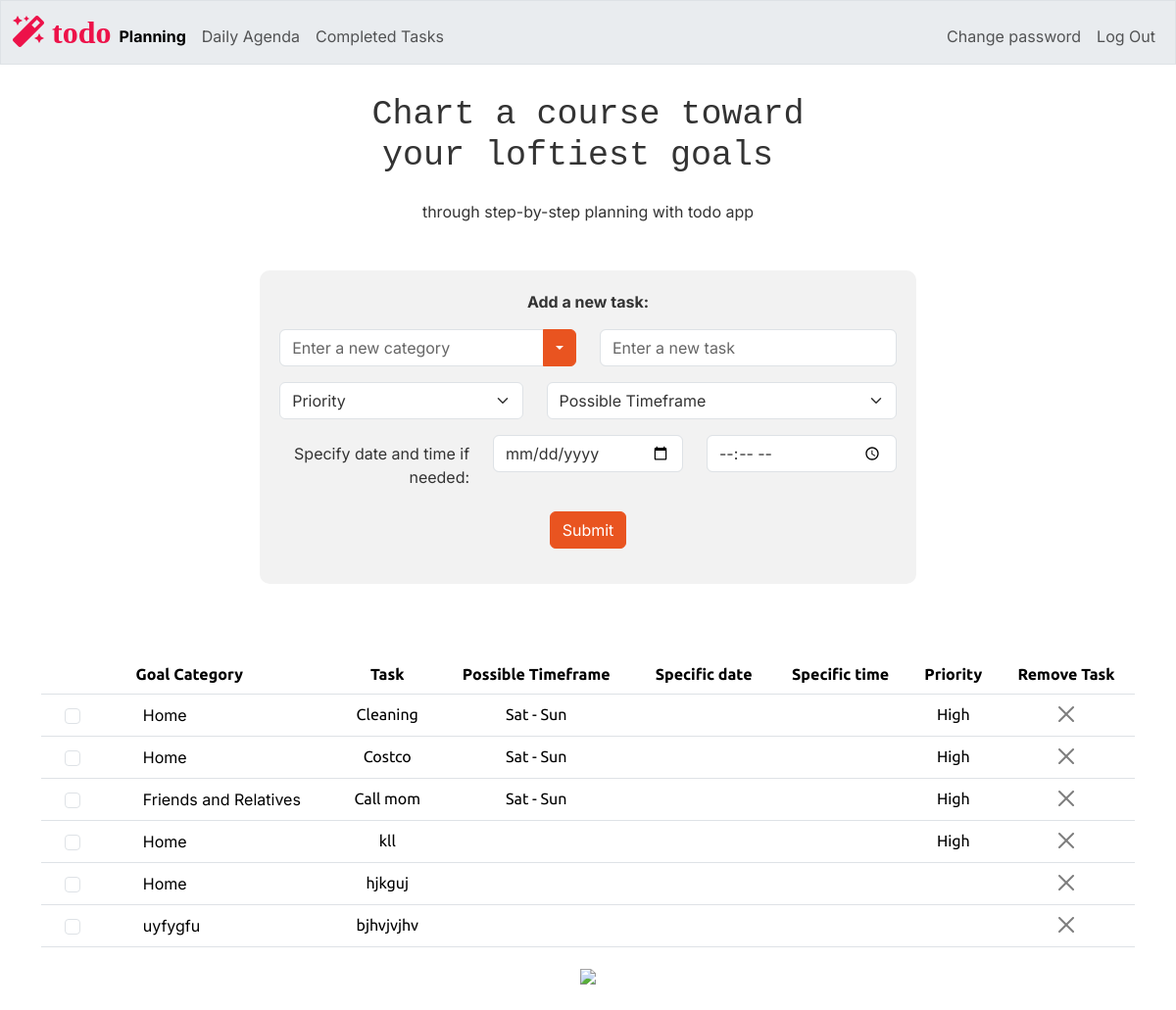
Before: / (signed in) with the older database file.
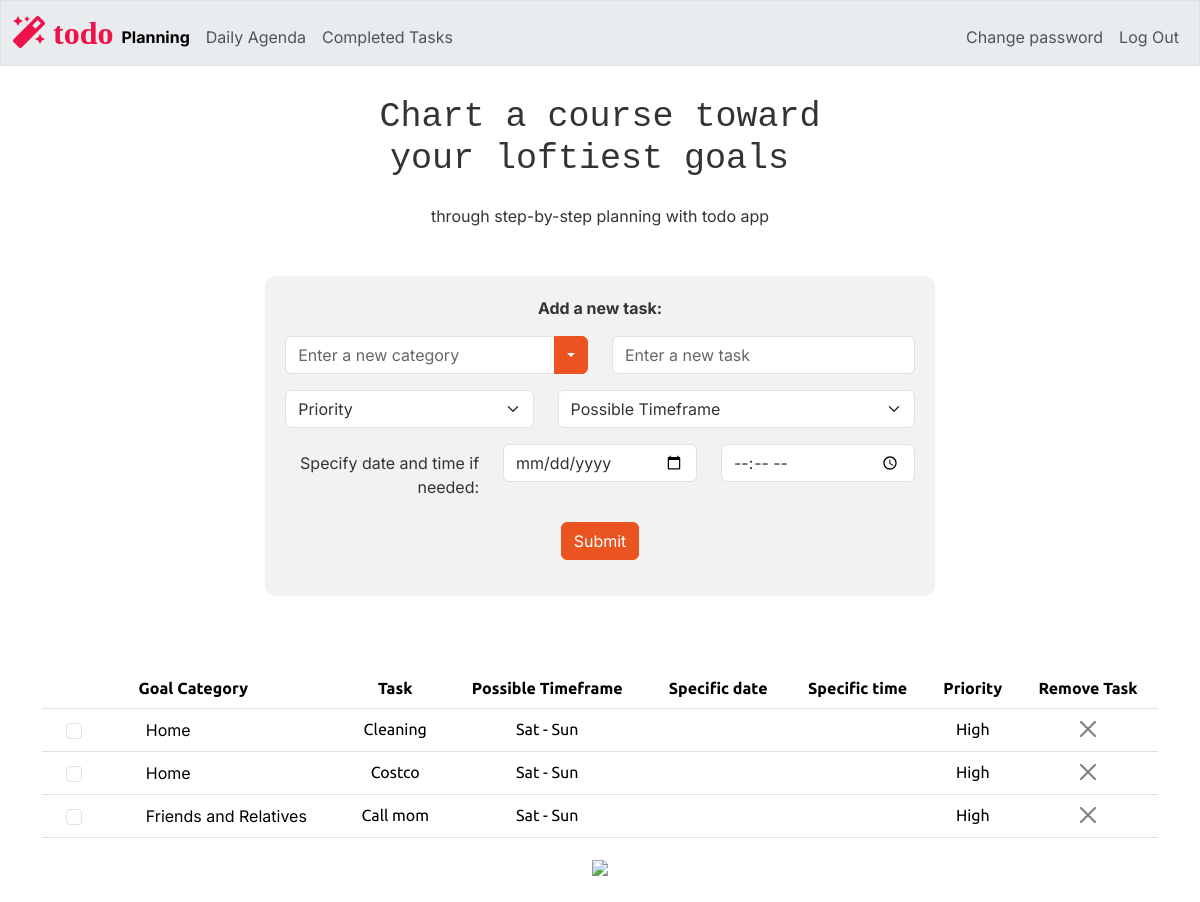
After: the same page with the newer database file.
### tables this page shows
CREATE TABLE tasks (
    id INTEGER PRIMARY KEY AUTOINCREMENT NOT NULL,
    users_id INTEGER NOT NULL,
    category TEXT NOT NULL,
    task TEXT NOT NULL,
    timeframe TEXT,
    priority TEXT,
    completion INTEGER DEFAULT 0,
    date DATE,
    time TIME,
    FOREIGN KEY (users_id) REFERENCES users(id)
);

### app.py (the view)
@app.route("/", methods=["GET", "POST"])
@login_required
def index():
    users_id = session["user_id"]
    tasks = db.execute("SELECT * FROM tasks WHERE users_id =? AND completion = 0", users_id)
    welcome_message_h1 = "Chart a course toward\n your loftiest goals "
    welcome_message_p = "through step-by-step planning with todo app"
    return render_template("index.html", tasks=tasks, welcome_message_h1 = welcome_message_h1, welcome_message_p = welcome_message_p, current_page="planning")

### app.py (called while the page is built)
@app.after_request
def after_request(response):
    response.headers["Cache-Control"] = "no-cache, no-store, must-revalidate"
    response.headers["Expires"] = 0
    response.headers["Pragma"] = "no-cache"
    return response

### helpers.py (called while the page is built)
def login_required(f):
    @wraps(f)
    def decorated_function(*args, **kwargs):
        if session.get("user_id") is None:
            return redirect("/login")
        return f(*args, **kwargs)
    return decorated_function

### templates/index.html (shortened to what this page needs)
{% extends "layout.html" %}
{% block main %}
    <table class="table">
        <thead>
            <tr>
                <th> Goal Category</th>
                <th> Task </th>
                <th> Possible Timeframe </th>
                <th> Specific date </th>
                <th> Specific time </th>
                <th> Priority </th>
                <th> Remove Task </th>
            </tr>
        </thead>
        <tbody>
            {% for task in tasks %}
                <tr id="todo_row_{{ task.id }}" >
                    <td class="align-middle ">
                        <div class="d-flex align-items-center " >
                            <div class=" col-sm-2 d-flex justify-content-center align-items-center form-check" >
                                <input class="form-check-input completion-checkbox"
                                        type="checkbox"
                                        id="completion_{{ task.id }}"
                                        name="task_completion"
                                        data-task-id="{{ task.id }}"
                                        data-completion="{{ task.completion}}"
                                        onchange="updateTaskStatus(this)">
                            </div>
                            <label class="form-check-label ms-5" for="completion_{{ task.id }}">
                                {{ task.category }}
                            </label>
                        </div>
                    </td>
                    <td>{{ task.task }}</td>
                    <td>{{ task.timeframe if (task.date is none or task.date =='') and task.timeframe is not none else '' }}</td>
                    <td>{{ task.date or '' }}</td>
                    <td>{{ task.time or '' }}</td>
                    <td>{{ task.priority or '' }}</td>
                    <td>
                        <button class="btn-close" data-bs-toggle="modal" data-bs-target="#deleteConfirmationModal_{{ task.id }}"></button>
                    </td>
                </tr>
            {% endfor %}
        </tbody>
    </table>
    <img src="/static/planning2.png" class="wide-image">
{% endblock %}

### templates/layout.html (shortened to what this page needs)
<!DOCTYPE html>
<html lang="en">
    <head>
        <link href="/static/bootstrap.min.css" rel="stylesheet">
        <link href="/static/styles.css" rel="stylesheet">
        <link rel="stylesheet" href="https://cdnjs.cloudflare.com/ajax/libs/font-awesome/5.15.3/css/all.min.css">
    </head>
    <body>
        <nav class="bg-light border navbar navbar-expand-md navbar-light fixed-top">
            <div class="container-fluid">
                <a class="site-logo" href="/"><span>
                    <i class="fas fa-magic" style="color: #ed1249;"> todo</i></span></a>
                <div class="collapse navbar-collapse" id="navbar">
                    {% if session["user_id"] %}
                        <ul class="navbar-nav me-auto mt-2">
                            <li class="nav-item"><a class="nav-link {% if current_page == 'planning' %}active{% endif %}" href="/">Planning</a></li>
                            <li class="nav-item"><a class="nav-link {% if current_page == 'agenda' %}active{% endif %}" href="/agenda">Daily Agenda</a></li>
                            <li class="nav-item"><a class="nav-link {% if current_page == 'completed' %}active{% endif %}" href="/completed">Completed Tasks</a></li>
                        </ul>
                        <ul class="navbar-nav ms-auto mt-2">
                            <li class="nav-item"><a class="nav-link" href="/password_change">Change password</a></li>
                            <li class="nav-item"><a class="nav-link" href="/logout">Log Out</a></li>
                        </ul>
                    {% else %}
                        <ul class="navbar-nav ms-auto mt-2">
                            <li class="nav-item"><a class="nav-link" href="/register">Register</a></li>
                            <li class="nav-item"><a class="nav-link" href="/login">Log In</a></li>
                        </ul>
                    {% endif %}
                </div>
            </div>
        </nav>
        <br>
        <br>
        <div class="container-fluid text-center mt-5">
            <h1 class="mb-4"><pre>{{ welcome_message_h1}} </pre>
            </h1>
            <p>{{ welcome_message_p }}</p>
        </div>
        <div class="container container-fluid mt-5">
            <form method="POST" action="/add_task" class="mx-auto text-center mb-5" style="background-color: #f2f2f2; padding: 20px; border-radius: 10px; width: 60%;">
                <div class="col-sm-5 mx-auto">
                    <label><b>Add a new task:</b></label>
                </div>
                <div class="mb-3 row mt-3">
                    <div class="col-sm-6">
                        <div class="input-group">
                            <input type="text" id="category" name="category" class="form-control" placeholder="Enter a new category" autocomplete="off" aria-label="Text input with dropdown button">
                            <button class="btn btn-primary dropdown-toggle" type="button" data-bs-toggle="dropdown" aria-expanded="false"></button>
                          </div>
                    </div>
                    <div class="col-sm-6 mx-auto">
                        <input type="text" class="form-control" id="task" name="task" placeholder="Enter a new task" autocomplete="off" required>
                    </div>
                </div>
                <div class="mb-3 row">
                    <div class="col-sm-5 mx-auto">
                        <select class="form-select" id="priority" name="priority" required>
                            <option selected disabled>Priority</option>
                        </select>
                    </div>
                    <div class="col-sm-7 mx-auto">
                        <select class="form-select" id="timeframe" name="timeframe" required>
                            <option selected disabled>Possible Timeframe</option>
                        </select>
                    </div>
                </div>
                <div class="mb-3 row">
                    <label for="date" class="col-sm-4 col-form-label text-end">Specify date and time if needed:</label>
                    <div class="col-sm-4 mx-auto">
                        <input type="date" class="form-control" id="date" name="date" autocomplete="off">
                    </div>
                    <div class="col-sm-4 mx-auto">
                        <input type="time" class="form-control" id="time" name="time" autocomplete="off">
                    </div>
                </div>
                <div class="mb-3 row">
                    <div class="col-sm-4 mx-auto">
                        <button type="submit" class="btn btn-primary">Submit</button>
                    </div>
                </div>
            </form>
        </div>
        <main class="container container-fluid py-4 text-center">
            {% block main %}{% endblock %}
        </main>
    </body>
</html>

### static/styles.css (style rules this page uses)
nav .site-logo { font-size: xx-large; text-decoration: none; }
p, span, div, h1, button { font-family: 'Inter', sans-serif; }
body { background-color: # f6f5f4; }
.navbar-nav .nav-link.active { font-weight: bold; }

Changed rows visible on the page:
removed tasks: category "Home", task "kll", priority "High"
removed tasks: category "Home", task "hjkguj"
removed tasks: category "uyfygfu", task "bjhvjvjhv"
